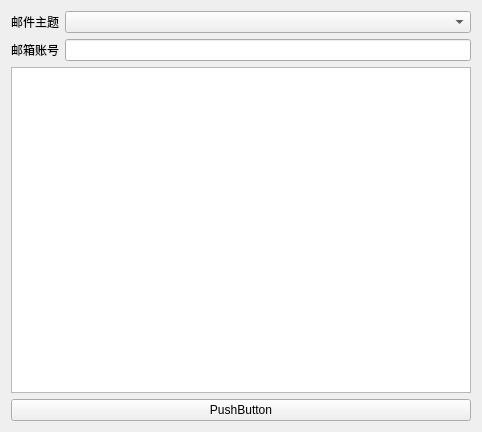
<?xml version="1.0" encoding="UTF-8"?>
<ui version="4.0">
 <class>Form</class>
 <widget class="QWidget" name="Form">
  <property name="geometry">
   <rect>
    <x>0</x>
    <y>0</y>
    <width>482</width>
    <height>432</height>
   </rect>
  </property>
  <property name="windowTitle">
   <string>Form</string>
  </property>
  <layout class="QGridLayout" name="gridLayout">
   <item row="0" column="0">
    <widget class="QLabel" name="label">
     <property name="text">
      <string>邮件主题</string>
     </property>
    </widget>
   </item>
   <item row="0" column="1">
    <widget class="QComboBox" name="comboBox"/>
   </item>
   <item row="1" column="0">
    <widget class="QLabel" name="label_2">
     <property name="text">
      <string>邮箱账号</string>
     </property>
    </widget>
   </item>
   <item row="1" column="1">
    <widget class="QLineEdit" name="lineEdit"/>
   </item>
   <item row="2" column="0" colspan="2">
    <widget class="QTextBrowser" name="textBrowser"/>
   </item>
   <item row="3" column="0" colspan="2">
    <widget class="QPushButton" name="pushButton">
     <property name="text">
      <string>PushButton</string>
     </property>
    </widget>
   </item>
  </layout>
 </widget>
 <resources/>
 <connections/>
</ui>
